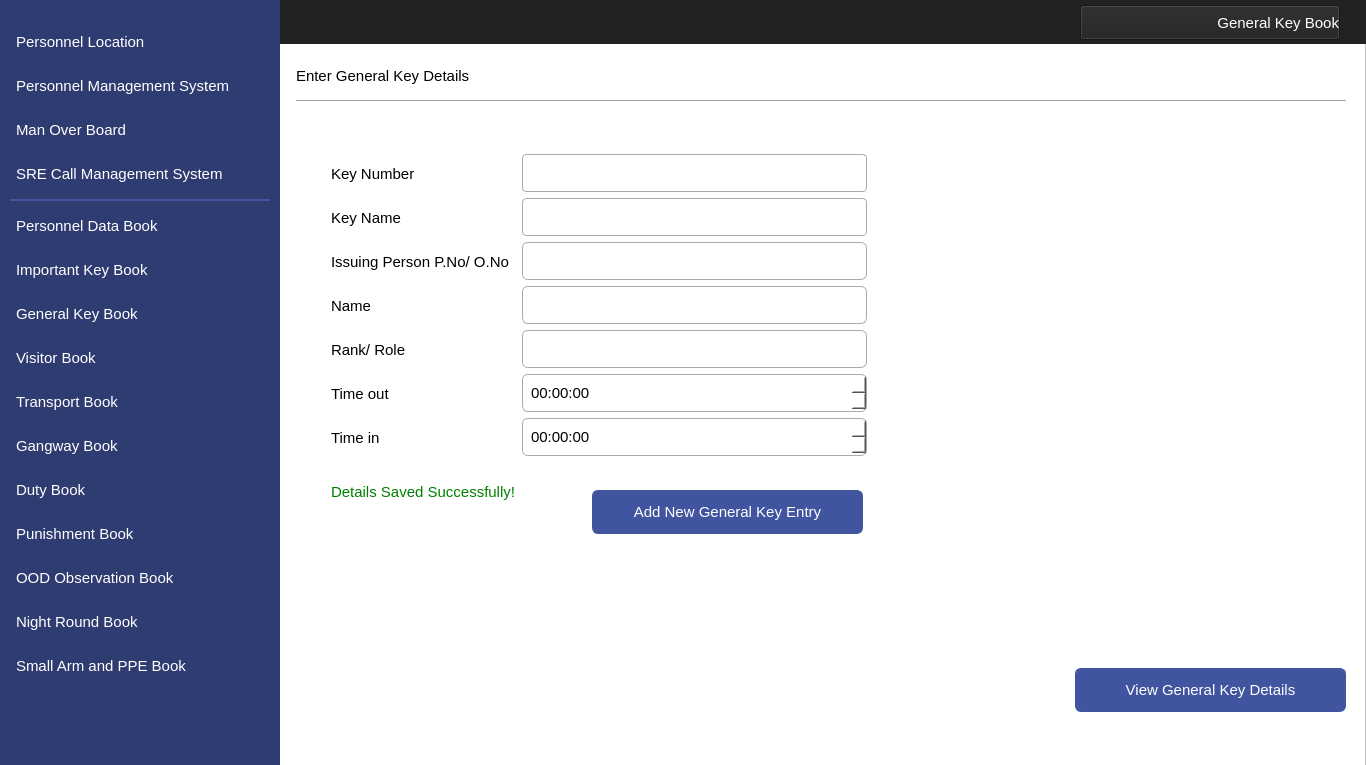
<?xml version="1.0" encoding="UTF-8"?>
<ui version="4.0">
 <class>MainWindow</class>
 <widget class="QMainWindow" name="MainWindow">
  <property name="geometry">
   <rect>
    <x>0</x>
    <y>0</y>
    <width>1366</width>
    <height>765</height>
   </rect>
  </property>
  <property name="windowTitle">
   <string>MainWindow</string>
  </property>
  <widget class="QWidget" name="centralwidget">
   <widget class="QFrame" name="frame">
    <property name="geometry">
     <rect>
      <x>0</x>
      <y>0</y>
      <width>1366</width>
      <height>768</height>
     </rect>
    </property>
    <property name="styleSheet">
     <string notr="true">background-color: #ffffff</string>
    </property>
    <property name="frameShape">
     <enum>QFrame::StyledPanel</enum>
    </property>
    <property name="frameShadow">
     <enum>QFrame::Raised</enum>
    </property>
    <widget class="QLabel" name="label">
     <property name="geometry">
      <rect>
       <x>0</x>
       <y>0</y>
       <width>280</width>
       <height>768</height>
      </rect>
     </property>
     <property name="styleSheet">
      <string notr="true">background-image: url(null);
background-color:#2F3C71;</string>
     </property>
     <property name="text">
      <string/>
     </property>
    </widget>
    <widget class="QLabel" name="label_2">
     <property name="geometry">
      <rect>
       <x>0</x>
       <y>0</y>
       <width>1366</width>
       <height>44</height>
      </rect>
     </property>
     <property name="styleSheet">
      <string notr="true">background-image: url(null);
background-color:#222222;</string>
     </property>
     <property name="text">
      <string/>
     </property>
    </widget>
    <widget class="QPushButton" name="navViewGenKeyDetails">
     <property name="geometry">
      <rect>
       <x>1075</x>
       <y>668</y>
       <width>271</width>
       <height>44</height>
      </rect>
     </property>
     <property name="font">
      <font>
       <family>Segoe UI</family>
       <pointsize>11</pointsize>
      </font>
     </property>
     <property name="cursor">
      <cursorShape>PointingHandCursor</cursorShape>
     </property>
     <property name="styleSheet">
      <string notr="true">QPushButton
{
    color: #ffffff;
    background-color:#4154A0;
    border-width: 1px;
    border-color: #4154A0;
    border-style: solid;
    border-radius: 6;
    padding: 3px;
    font-size: 11pt;
    padding-left: 5px;
    padding-right: 5px;
    min-width: 40px;
}

QPushButton:hover
{
    background-color:#384889
}
QPushButton:pressed
{
    background-color: #384889;
 	border-width: 3px;
    border-color: #5C70BC;
    border-style: solid;
    border-radius: 6;

}</string>
     </property>
     <property name="text">
      <string>View General Key Details</string>
     </property>
     <property name="icon">
      <iconset resource="../IconResource.qrc">
       <normaloff>:/images/viewDetails.png</normaloff>:/images/viewDetails.png</iconset>
     </property>
     <property name="iconSize">
      <size>
       <width>25</width>
       <height>25</height>
      </size>
     </property>
    </widget>
    <widget class="QPushButton" name="navViewPunishment">
     <property name="geometry">
      <rect>
       <x>10</x>
       <y>512</y>
       <width>260</width>
       <height>44</height>
      </rect>
     </property>
     <property name="font">
      <font>
       <family>Segoe UI</family>
       <pointsize>11</pointsize>
      </font>
     </property>
     <property name="cursor">
      <cursorShape>PointingHandCursor</cursorShape>
     </property>
     <property name="styleSheet">
      <string notr="true">QPushButton 
{
    text-align: left;
    color: #ffffff;
    background-color:#2F3C71;
    border-width: 1px;
    border-color: #2F3C71;
    border-style: solid;
    border-radius: 6;
    padding: 3px;
    font-size: 11pt;
    padding-left: 5px;
    padding-right: 5px;
    min-width: 40px;
}

QPushButton:hover
{
    background-color:#4154A0;
}
QPushButton:pressed
{
    background-color: #384889;
 	border-width: 3px;
    border-color: #5C70BC;
    border-style: solid;
    border-radius: 6;

}</string>
     </property>
     <property name="text">
      <string>Punishment Book</string>
     </property>
     <property name="icon">
      <iconset resource="../IconResource.qrc">
       <normaloff>:/images/punishment.png</normaloff>:/images/punishment.png</iconset>
     </property>
     <property name="iconSize">
      <size>
       <width>25</width>
       <height>25</height>
      </size>
     </property>
     <property name="flat">
      <bool>false</bool>
     </property>
    </widget>
    <widget class="QPushButton" name="navViewImpKey">
     <property name="geometry">
      <rect>
       <x>10</x>
       <y>248</y>
       <width>260</width>
       <height>44</height>
      </rect>
     </property>
     <property name="font">
      <font>
       <family>Segoe UI</family>
       <pointsize>11</pointsize>
      </font>
     </property>
     <property name="cursor">
      <cursorShape>PointingHandCursor</cursorShape>
     </property>
     <property name="styleSheet">
      <string notr="true">QPushButton 
{
    text-align: left;
    color: #ffffff;
    background-color:#2F3C71;
    border-width: 1px;
    border-color: #2F3C71;
    border-style: solid;
    border-radius: 6;
    padding: 3px;
    font-size: 11pt;
    padding-left: 5px;
    padding-right: 5px;
    min-width: 40px;
}

QPushButton:hover
{
    background-color:#4154A0;
}
QPushButton:pressed
{
    background-color: #384889;
 	border-width: 3px;
    border-color: #5C70BC;
    border-style: solid;
    border-radius: 6;

}</string>
     </property>
     <property name="text">
      <string>Important Key Book</string>
     </property>
     <property name="icon">
      <iconset resource="../IconResource.qrc">
       <normaloff>:/images/impKey.png</normaloff>:/images/impKey.png</iconset>
     </property>
     <property name="iconSize">
      <size>
       <width>25</width>
       <height>25</height>
      </size>
     </property>
     <property name="flat">
      <bool>false</bool>
     </property>
    </widget>
    <widget class="QPushButton" name="navViewGenKey">
     <property name="geometry">
      <rect>
       <x>10</x>
       <y>292</y>
       <width>260</width>
       <height>44</height>
      </rect>
     </property>
     <property name="font">
      <font>
       <family>Segoe UI</family>
       <pointsize>11</pointsize>
      </font>
     </property>
     <property name="cursor">
      <cursorShape>PointingHandCursor</cursorShape>
     </property>
     <property name="styleSheet">
      <string notr="true">QPushButton 
{
    text-align: left;
    color: #ffffff;
    background-color:#2F3C71;
    border-width: 1px;
    border-color: #2F3C71;
    border-style: solid;
    border-radius: 6;
    padding: 3px;
    font-size: 11pt;
    padding-left: 5px;
    padding-right: 5px;
    min-width: 40px;
}

QPushButton:hover
{
    background-color:#4154A0;
}
QPushButton:active
{
    background-color:#4154A0;
}
QPushButton:pressed
{
    background-color: #384889;
 	border-width: 3px;
    border-color: #5C70BC;
    border-style: solid;
    border-radius: 6;

}</string>
     </property>
     <property name="text">
      <string>General Key Book</string>
     </property>
     <property name="icon">
      <iconset resource="../IconResource.qrc">
       <normaloff>:/images/genKey.png</normaloff>:/images/genKey.png</iconset>
     </property>
     <property name="iconSize">
      <size>
       <width>25</width>
       <height>25</height>
      </size>
     </property>
     <property name="flat">
      <bool>false</bool>
     </property>
    </widget>
    <widget class="QPushButton" name="navViewVisitor">
     <property name="geometry">
      <rect>
       <x>10</x>
       <y>336</y>
       <width>260</width>
       <height>44</height>
      </rect>
     </property>
     <property name="font">
      <font>
       <family>Segoe UI</family>
       <pointsize>11</pointsize>
      </font>
     </property>
     <property name="cursor">
      <cursorShape>PointingHandCursor</cursorShape>
     </property>
     <property name="styleSheet">
      <string notr="true">QPushButton 
{
    text-align: left;
    color: #ffffff;
    background-color:#2F3C71;
    border-width: 1px;
    border-color: #2F3C71;
    border-style: solid;
    border-radius: 6;
    padding: 3px;
    font-size: 11pt;
    padding-left: 5px;
    padding-right: 5px;
    min-width: 40px;
}

QPushButton:hover
{
    background-color:#4154A0;
}

QPushButton:pressed
{
    background-color: #384889;
 	border-width: 3px;
    border-color: #5C70BC;
    border-style: solid;
    border-radius: 6;
}</string>
     </property>
     <property name="text">
      <string>Visitor Book</string>
     </property>
     <property name="icon">
      <iconset resource="../IconResource.qrc">
       <normaloff>:/images/visitor.png</normaloff>:/images/visitor.png</iconset>
     </property>
     <property name="iconSize">
      <size>
       <width>25</width>
       <height>25</height>
      </size>
     </property>
     <property name="flat">
      <bool>false</bool>
     </property>
    </widget>
    <widget class="QPushButton" name="navViewTransport">
     <property name="geometry">
      <rect>
       <x>10</x>
       <y>380</y>
       <width>260</width>
       <height>44</height>
      </rect>
     </property>
     <property name="font">
      <font>
       <family>Segoe UI</family>
       <pointsize>11</pointsize>
      </font>
     </property>
     <property name="cursor">
      <cursorShape>PointingHandCursor</cursorShape>
     </property>
     <property name="styleSheet">
      <string notr="true">QPushButton 
{
    text-align: left;
    color: #ffffff;
    background-color:#2F3C71;
    border-width: 1px;
    border-color: #2F3C71;
    border-style: solid;
    border-radius: 6;
    padding: 3px;
    font-size: 11pt;
    padding-left: 5px;
    padding-right: 5px;
    min-width: 40px;
}

QPushButton:hover
{
    background-color:#4154A0;
}
QPushButton:pressed
{
    background-color: #384889;
 	border-width: 3px;
    border-color: #5C70BC;
    border-style: solid;
    border-radius: 6;

}</string>
     </property>
     <property name="text">
      <string>Transport Book</string>
     </property>
     <property name="icon">
      <iconset resource="../IconResource.qrc">
       <normaloff>:/images/transport.png</normaloff>:/images/transport.png</iconset>
     </property>
     <property name="iconSize">
      <size>
       <width>25</width>
       <height>25</height>
      </size>
     </property>
     <property name="flat">
      <bool>false</bool>
     </property>
    </widget>
    <widget class="QPushButton" name="navViewGangway">
     <property name="geometry">
      <rect>
       <x>10</x>
       <y>424</y>
       <width>260</width>
       <height>44</height>
      </rect>
     </property>
     <property name="font">
      <font>
       <family>Segoe UI</family>
       <pointsize>11</pointsize>
      </font>
     </property>
     <property name="cursor">
      <cursorShape>PointingHandCursor</cursorShape>
     </property>
     <property name="styleSheet">
      <string notr="true">QPushButton 
{
    text-align: left;
    color: #ffffff;
    background-color:#2F3C71;
    border-width: 1px;
    border-color: #2F3C71;
    border-style: solid;
    border-radius: 6;
    padding: 3px;
    font-size: 11pt;
    padding-left: 5px;
    padding-right: 5px;
    min-width: 40px;
}

QPushButton:hover
{
    background-color:#4154A0;
}
QPushButton:pressed
{
    background-color: #384889;
 	border-width: 3px;
    border-color: #5C70BC;
    border-style: solid;
    border-radius: 6;

}</string>
     </property>
     <property name="text">
      <string>Gangway Book</string>
     </property>
     <property name="icon">
      <iconset resource="../IconResource.qrc">
       <normaloff>:/images/gangway.png</normaloff>:/images/gangway.png</iconset>
     </property>
     <property name="iconSize">
      <size>
       <width>25</width>
       <height>25</height>
      </size>
     </property>
     <property name="flat">
      <bool>false</bool>
     </property>
    </widget>
    <widget class="QPushButton" name="navViewDuty">
     <property name="geometry">
      <rect>
       <x>10</x>
       <y>468</y>
       <width>260</width>
       <height>44</height>
      </rect>
     </property>
     <property name="font">
      <font>
       <family>Segoe UI</family>
       <pointsize>11</pointsize>
      </font>
     </property>
     <property name="cursor">
      <cursorShape>PointingHandCursor</cursorShape>
     </property>
     <property name="styleSheet">
      <string notr="true">QPushButton 
{
    text-align: left;
    color: #ffffff;
    background-color:#2F3C71;
    border-width: 1px;
    border-color: #2F3C71;
    border-style: solid;
    border-radius: 6;
    padding: 3px;
    font-size: 11pt;
    padding-left: 5px;
    padding-right: 5px;
    min-width: 40px;
}

QPushButton:hover
{
    background-color:#4154A0;
}
QPushButton:pressed
{
    background-color: #384889;
 	border-width: 3px;
    border-color: #5C70BC;
    border-style: solid;
    border-radius: 6;

}</string>
     </property>
     <property name="text">
      <string>Duty Book</string>
     </property>
     <property name="icon">
      <iconset resource="../IconResource.qrc">
       <normaloff>:/images/duty.png</normaloff>:/images/duty.png</iconset>
     </property>
     <property name="iconSize">
      <size>
       <width>25</width>
       <height>25</height>
      </size>
     </property>
     <property name="flat">
      <bool>false</bool>
     </property>
    </widget>
    <widget class="QPushButton" name="navViewNight">
     <property name="geometry">
      <rect>
       <x>10</x>
       <y>600</y>
       <width>260</width>
       <height>44</height>
      </rect>
     </property>
     <property name="font">
      <font>
       <family>Segoe UI</family>
       <pointsize>11</pointsize>
      </font>
     </property>
     <property name="cursor">
      <cursorShape>PointingHandCursor</cursorShape>
     </property>
     <property name="styleSheet">
      <string notr="true">QPushButton 
{
    text-align: left;
    color: #ffffff;
    background-color:#2F3C71;
    border-width: 1px;
    border-color: #2F3C71;
    border-style: solid;
    border-radius: 6;
    padding: 3px;
    font-size: 11pt;
    padding-left: 5px;
    padding-right: 5px;
    min-width: 40px;
}

QPushButton:hover
{
    background-color:#4154A0;
}
QPushButton:pressed
{
    background-color: #384889;
 	border-width: 3px;
    border-color: #5C70BC;
    border-style: solid;
    border-radius: 6;

}</string>
     </property>
     <property name="text">
      <string>Night Round Book</string>
     </property>
     <property name="icon">
      <iconset resource="../IconResource.qrc">
       <normaloff>:/images/night.png</normaloff>:/images/night.png</iconset>
     </property>
     <property name="iconSize">
      <size>
       <width>25</width>
       <height>25</height>
      </size>
     </property>
     <property name="flat">
      <bool>false</bool>
     </property>
    </widget>
    <widget class="QLabel" name="label_4">
     <property name="geometry">
      <rect>
       <x>10</x>
       <y>199</y>
       <width>260</width>
       <height>2</height>
      </rect>
     </property>
     <property name="styleSheet">
      <string notr="true">background-color:#4154A0;</string>
     </property>
     <property name="text">
      <string/>
     </property>
    </widget>
    <widget class="QPushButton" name="navViewMOB">
     <property name="geometry">
      <rect>
       <x>10</x>
       <y>108</y>
       <width>260</width>
       <height>44</height>
      </rect>
     </property>
     <property name="font">
      <font>
       <family>Segoe UI</family>
       <pointsize>11</pointsize>
      </font>
     </property>
     <property name="cursor">
      <cursorShape>PointingHandCursor</cursorShape>
     </property>
     <property name="styleSheet">
      <string notr="true">QPushButton 
{
    text-align: left;
    color: #ffffff;
    background-color:#2F3C71;
    border-width: 1px;
    border-color: #2F3C71;
    border-style: solid;
    border-radius: 6;
    padding: 3px;
    font-size: 11pt;
    padding-left: 5px;
    padding-right: 5px;
    min-width: 40px;
}

QPushButton:hover
{
    background-color:#4154A0;
}
QPushButton:pressed
{
    background-color: #384889;
 	border-width: 3px;
    border-color: #5C70BC;
    border-style: solid;
    border-radius: 6;

}</string>
     </property>
     <property name="text">
      <string>Man Over Board</string>
     </property>
     <property name="icon">
      <iconset resource="../IconResource.qrc">
       <normaloff>:/images/mob.png</normaloff>:/images/mob.png</iconset>
     </property>
     <property name="iconSize">
      <size>
       <width>32</width>
       <height>32</height>
      </size>
     </property>
     <property name="flat">
      <bool>false</bool>
     </property>
    </widget>
    <widget class="QPushButton" name="navViewLocation">
     <property name="geometry">
      <rect>
       <x>10</x>
       <y>20</y>
       <width>260</width>
       <height>44</height>
      </rect>
     </property>
     <property name="font">
      <font>
       <family>Segoe UI</family>
       <pointsize>11</pointsize>
      </font>
     </property>
     <property name="cursor">
      <cursorShape>PointingHandCursor</cursorShape>
     </property>
     <property name="styleSheet">
      <string notr="true">QPushButton 
{
    text-align: left;
    color: #ffffff;
    background-color:#2F3C71;
    border-width: 1px;
    border-color: #2F3C71;
    border-style: solid;
    border-radius: 6;
    padding: 3px;
    font-size: 11pt;
    padding-left: 5px;
    padding-right: 5px;
    min-width: 40px;
}

QPushButton:hover
{
    background-color:#4154A0;
}
QPushButton:pressed
{
    background-color: #384889;
 	border-width: 3px;
    border-color: #5C70BC;
    border-style: solid;
    border-radius: 6;

}</string>
     </property>
     <property name="text">
      <string>Personnel Location</string>
     </property>
     <property name="icon">
      <iconset resource="../IconResource.qrc">
       <normaloff>:/images/locate.png</normaloff>:/images/locate.png</iconset>
     </property>
     <property name="iconSize">
      <size>
       <width>25</width>
       <height>25</height>
      </size>
     </property>
     <property name="flat">
      <bool>false</bool>
     </property>
    </widget>
    <widget class="QPushButton" name="navViewMangement">
     <property name="geometry">
      <rect>
       <x>10</x>
       <y>64</y>
       <width>260</width>
       <height>44</height>
      </rect>
     </property>
     <property name="font">
      <font>
       <family>Segoe UI</family>
       <pointsize>11</pointsize>
      </font>
     </property>
     <property name="cursor">
      <cursorShape>PointingHandCursor</cursorShape>
     </property>
     <property name="styleSheet">
      <string notr="true">QPushButton 
{
    text-align: left;
    color: #ffffff;
    background-color:#2F3C71;
    border-width: 1px;
    border-color: #2F3C71;
    border-style: solid;
    border-radius: 6;
    padding: 3px;
    font-size: 11pt;
    padding-left: 5px;
    padding-right: 5px;
    min-width: 40px;
}

QPushButton:hover
{
    background-color:#4154A0;
}
QPushButton:pressed
{
    background-color: #384889;
 	border-width: 3px;
    border-color: #5C70BC;
    border-style: solid;
    border-radius: 6;

}</string>
     </property>
     <property name="text">
      <string>Personnel Management System</string>
     </property>
     <property name="icon">
      <iconset resource="../IconResource.qrc">
       <normaloff>:/images/personnel.png</normaloff>:/images/personnel.png</iconset>
     </property>
     <property name="iconSize">
      <size>
       <width>32</width>
       <height>32</height>
      </size>
     </property>
     <property name="flat">
      <bool>false</bool>
     </property>
    </widget>
    <widget class="QPushButton" name="navViewPPE">
     <property name="geometry">
      <rect>
       <x>10</x>
       <y>644</y>
       <width>260</width>
       <height>44</height>
      </rect>
     </property>
     <property name="font">
      <font>
       <family>Segoe UI</family>
       <pointsize>11</pointsize>
      </font>
     </property>
     <property name="cursor">
      <cursorShape>PointingHandCursor</cursorShape>
     </property>
     <property name="styleSheet">
      <string notr="true">QPushButton 
{
    text-align: left;
    color: #ffffff;
    background-color:#2F3C71;
    border-width: 1px;
    border-color: #2F3C71;
    border-style: solid;
    border-radius: 6;
    padding: 3px;
    font-size: 11pt;
    padding-left: 5px;
    padding-right: 5px;
    min-width: 40px;
}

QPushButton:hover
{
    background-color:#4154A0;
}
QPushButton:pressed
{
    background-color: #384889;
 	border-width: 3px;
    border-color: #5C70BC;
    border-style: solid;
    border-radius: 6;

}</string>
     </property>
     <property name="text">
      <string>Small Arm and PPE Book</string>
     </property>
     <property name="icon">
      <iconset resource="../IconResource.qrc">
       <normaloff>:/images/armPPE.png</normaloff>:/images/armPPE.png</iconset>
     </property>
     <property name="iconSize">
      <size>
       <width>25</width>
       <height>25</height>
      </size>
     </property>
     <property name="flat">
      <bool>false</bool>
     </property>
    </widget>
    <widget class="QPushButton" name="navViewOOD">
     <property name="geometry">
      <rect>
       <x>10</x>
       <y>556</y>
       <width>260</width>
       <height>44</height>
      </rect>
     </property>
     <property name="font">
      <font>
       <family>Segoe UI</family>
       <pointsize>11</pointsize>
      </font>
     </property>
     <property name="cursor">
      <cursorShape>PointingHandCursor</cursorShape>
     </property>
     <property name="styleSheet">
      <string notr="true">QPushButton 
{
    text-align: left;
    color: #ffffff;
    background-color:#2F3C71;
    border-width: 1px;
    border-color: #2F3C71;
    border-style: solid;
    border-radius: 6;
    padding: 3px;
    font-size: 11pt;
    padding-left: 5px;
    padding-right: 5px;
    min-width: 40px;
}

QPushButton:hover
{
    background-color:#4154A0;
}
QPushButton:pressed
{
    background-color: #384889;
 	border-width: 3px;
    border-color: #5C70BC;
    border-style: solid;
    border-radius: 6;

}</string>
     </property>
     <property name="text">
      <string>OOD Observation Book</string>
     </property>
     <property name="icon">
      <iconset resource="../IconResource.qrc">
       <normaloff>:/images/oodObserve.png</normaloff>:/images/oodObserve.png</iconset>
     </property>
     <property name="iconSize">
      <size>
       <width>25</width>
       <height>25</height>
      </size>
     </property>
     <property name="flat">
      <bool>false</bool>
     </property>
    </widget>
    <widget class="QPushButton" name="navViewCMS">
     <property name="geometry">
      <rect>
       <x>10</x>
       <y>152</y>
       <width>260</width>
       <height>44</height>
      </rect>
     </property>
     <property name="font">
      <font>
       <family>Segoe UI</family>
       <pointsize>11</pointsize>
      </font>
     </property>
     <property name="cursor">
      <cursorShape>PointingHandCursor</cursorShape>
     </property>
     <property name="styleSheet">
      <string notr="true">QPushButton 
{
    text-align: left;
    color: #ffffff;
    background-color:#2F3C71;
    border-width: 1px;
    border-color: #2F3C71;
    border-style: solid;
    border-radius: 6;
    padding: 3px;
    font-size: 11pt;
    padding-left: 5px;
    padding-right: 5px;
    min-width: 40px;
}

QPushButton:hover
{
    background-color:#4154A0;
}
QPushButton:pressed
{
    background-color: #384889;
 	border-width: 3px;
    border-color: #5C70BC;
    border-style: solid;
    border-radius: 6;

}</string>
     </property>
     <property name="text">
      <string>SRE Call Management System</string>
     </property>
     <property name="icon">
      <iconset resource="../IconResource.qrc">
       <normaloff>:/images/sreCall.png</normaloff>:/images/sreCall.png</iconset>
     </property>
     <property name="iconSize">
      <size>
       <width>25</width>
       <height>25</height>
      </size>
     </property>
     <property name="flat">
      <bool>false</bool>
     </property>
    </widget>
    <widget class="QLabel" name="label_7">
     <property name="geometry">
      <rect>
       <x>331</x>
       <y>152</y>
       <width>191</width>
       <height>44</height>
      </rect>
     </property>
     <property name="font">
      <font>
       <family>Segoe UI</family>
       <pointsize>11</pointsize>
      </font>
     </property>
     <property name="layoutDirection">
      <enum>Qt::LeftToRight</enum>
     </property>
     <property name="styleSheet">
      <string notr="true">color: #000000;
background-color:#ffffff;
font-size: 11pt</string>
     </property>
     <property name="text">
      <string>Key Number</string>
     </property>
     <property name="alignment">
      <set>Qt::AlignLeading|Qt::AlignLeft|Qt::AlignVCenter</set>
     </property>
    </widget>
    <widget class="QLineEdit" name="edtKeyNumber">
     <property name="geometry">
      <rect>
       <x>522</x>
       <y>154</y>
       <width>345</width>
       <height>38</height>
      </rect>
     </property>
     <property name="font">
      <font>
       <family>Segoe UI</family>
       <pointsize>11</pointsize>
      </font>
     </property>
     <property name="styleSheet">
      <string notr="true">QLineEdit{
    border:1px solid #aaa;
    border-radius:4px;
    outline:none;
    padding:6px;
    box-sizing:border-box;
    transition:.3s;
  }
  QLineEdit:hover{
	 border:1px solid #000;	
 	transition:.3s;
}
  QLineEdit:focus{
    border-color:dodgerBlue;
    box-shadow:0 0 8px 0 dodgerBlue;
  }</string>
     </property>
    </widget>
    <widget class="QLabel" name="label_8">
     <property name="geometry">
      <rect>
       <x>331</x>
       <y>196</y>
       <width>191</width>
       <height>44</height>
      </rect>
     </property>
     <property name="font">
      <font>
       <family>Segoe UI</family>
       <pointsize>11</pointsize>
      </font>
     </property>
     <property name="layoutDirection">
      <enum>Qt::LeftToRight</enum>
     </property>
     <property name="styleSheet">
      <string notr="true">color: #000000;
background-color:#ffffff;
font-size: 11pt</string>
     </property>
     <property name="text">
      <string>Key Name</string>
     </property>
     <property name="alignment">
      <set>Qt::AlignLeading|Qt::AlignLeft|Qt::AlignVCenter</set>
     </property>
    </widget>
    <widget class="QLineEdit" name="edtKeyName">
     <property name="geometry">
      <rect>
       <x>522</x>
       <y>198</y>
       <width>345</width>
       <height>38</height>
      </rect>
     </property>
     <property name="font">
      <font>
       <family>Segoe UI</family>
       <pointsize>11</pointsize>
      </font>
     </property>
     <property name="styleSheet">
      <string notr="true">QLineEdit{
    border:1px solid #aaa;
    border-radius:4px;
    outline:none;
    padding:6px;
    box-sizing:border-box;
    transition:.3s;
  }
  QLineEdit:hover{
	 border:1px solid #000;	
 	transition:.3s;
}
  QLineEdit:focus{
    border-color:dodgerBlue;
    box-shadow:0 0 8px 0 dodgerBlue;
  }</string>
     </property>
    </widget>
    <widget class="QLabel" name="label_9">
     <property name="geometry">
      <rect>
       <x>331</x>
       <y>240</y>
       <width>191</width>
       <height>44</height>
      </rect>
     </property>
     <property name="font">
      <font>
       <family>Segoe UI</family>
       <pointsize>11</pointsize>
      </font>
     </property>
     <property name="layoutDirection">
      <enum>Qt::LeftToRight</enum>
     </property>
     <property name="styleSheet">
      <string notr="true">color: #000000;
background-color:#ffffff;
font-size: 11pt</string>
     </property>
     <property name="text">
      <string>Issuing Person P.No/ O.No</string>
     </property>
     <property name="alignment">
      <set>Qt::AlignLeading|Qt::AlignLeft|Qt::AlignVCenter</set>
     </property>
    </widget>
    <widget class="QLabel" name="label_10">
     <property name="geometry">
      <rect>
       <x>331</x>
       <y>284</y>
       <width>191</width>
       <height>44</height>
      </rect>
     </property>
     <property name="font">
      <font>
       <family>Segoe UI</family>
       <pointsize>11</pointsize>
      </font>
     </property>
     <property name="layoutDirection">
      <enum>Qt::LeftToRight</enum>
     </property>
     <property name="styleSheet">
      <string notr="true">color: #000000;
background-color:#ffffff;
font-size: 11pt</string>
     </property>
     <property name="text">
      <string>Name</string>
     </property>
     <property name="alignment">
      <set>Qt::AlignLeading|Qt::AlignLeft|Qt::AlignVCenter</set>
     </property>
    </widget>
    <widget class="QLabel" name="label_11">
     <property name="geometry">
      <rect>
       <x>331</x>
       <y>328</y>
       <width>191</width>
       <height>44</height>
      </rect>
     </property>
     <property name="font">
      <font>
       <family>Segoe UI</family>
       <pointsize>11</pointsize>
      </font>
     </property>
     <property name="layoutDirection">
      <enum>Qt::LeftToRight</enum>
     </property>
     <property name="styleSheet">
      <string notr="true">color: #000000;
background-color:#ffffff;
font-size: 11pt</string>
     </property>
     <property name="text">
      <string>Rank/ Role</string>
     </property>
     <property name="alignment">
      <set>Qt::AlignLeading|Qt::AlignLeft|Qt::AlignVCenter</set>
     </property>
    </widget>
    <widget class="QLabel" name="label_12">
     <property name="geometry">
      <rect>
       <x>331</x>
       <y>372</y>
       <width>191</width>
       <height>44</height>
      </rect>
     </property>
     <property name="font">
      <font>
       <family>Segoe UI</family>
       <pointsize>11</pointsize>
      </font>
     </property>
     <property name="layoutDirection">
      <enum>Qt::LeftToRight</enum>
     </property>
     <property name="styleSheet">
      <string notr="true">color: #000000;
background-color:#ffffff;
font-size: 11pt</string>
     </property>
     <property name="text">
      <string>Time out</string>
     </property>
     <property name="alignment">
      <set>Qt::AlignLeading|Qt::AlignLeft|Qt::AlignVCenter</set>
     </property>
    </widget>
    <widget class="QLabel" name="label_14">
     <property name="geometry">
      <rect>
       <x>331</x>
       <y>416</y>
       <width>191</width>
       <height>44</height>
      </rect>
     </property>
     <property name="font">
      <font>
       <family>Segoe UI</family>
       <pointsize>11</pointsize>
      </font>
     </property>
     <property name="layoutDirection">
      <enum>Qt::LeftToRight</enum>
     </property>
     <property name="styleSheet">
      <string notr="true">color: #000000;
background-color:#ffffff;
font-size: 11pt</string>
     </property>
     <property name="text">
      <string>Time in</string>
     </property>
     <property name="alignment">
      <set>Qt::AlignLeading|Qt::AlignLeft|Qt::AlignVCenter</set>
     </property>
    </widget>
    <widget class="QTimeEdit" name="tmOut">
     <property name="geometry">
      <rect>
       <x>522</x>
       <y>374</y>
       <width>345</width>
       <height>38</height>
      </rect>
     </property>
     <property name="font">
      <font>
       <family>Segoe UI</family>
       <pointsize>11</pointsize>
      </font>
     </property>
     <property name="styleSheet">
      <string notr="true">QTimeEdit{
    border:1px solid #aaa;
    border-radius:6px;
    outline:none;
    padding:6px;
    box-sizing:border-box;
    transition:.3s;
  }
  QTimeEdit:hover{
	 border:1px solid #000;	
 	transition:.3s;
}
  QTimeEdit:focus{
    border-color:dodgerBlue;
    box-shadow:0 0 8px 0 dodgerBlue;
border-radius: 6;
  }
	QTimeEdit::up-button{
 subcontrol-origin: border;
subcontrol-position: top right;
width: 25px;
 border: none;
image: url(:/images/dropUpTime.png);
}
QTimeEdit::down-button {
 subcontrol-origin: border;
 subcontrol-position: bottom right;
 width: 25px;
 border: none;

image: url(:/images/dropDownTime.png);

}
QTimeEdit::down-button:hover {
 border: 1px solid rgba(0, 0, 0, 0%);
border-bottom: 1px solid rgb(0, 0, 0);
 border-right: 1px solid rgb(0, 0, 0);
background-color:#e6e6e6;
    
}
QTimeEdit::up-button:hover {
 border: 1px solid rgba(0, 0, 0, 0%);
border-top: 1px solid rgb(0, 0, 0);
 border-right: 1px solid rgb(0, 0, 0);
background-color:#e6e6e6;

}
QTimeEdit::up-button:focus{
 border: 1px solid rgba(0, 0, 0, 0%);
border-top: 1px solid dodgerBlue;
 border-right: 1px solid dodgerBlue;

}
QTimeEdit::down-button:focus{
 border: 1px solid rgba(0, 0, 0, 0%);
border-bottom: 1px solid dodgerBlue;
 border-right: 1px solid dodgerBlue;

}</string>
     </property>
     <property name="calendarPopup">
      <bool>false</bool>
     </property>
    </widget>
    <widget class="QTimeEdit" name="tmIn">
     <property name="geometry">
      <rect>
       <x>522</x>
       <y>418</y>
       <width>345</width>
       <height>38</height>
      </rect>
     </property>
     <property name="font">
      <font>
       <family>Segoe UI</family>
       <pointsize>11</pointsize>
      </font>
     </property>
     <property name="styleSheet">
      <string notr="true">QTimeEdit{
    border:1px solid #aaa;
    border-radius:6px;
    outline:none;
    padding:6px;
    box-sizing:border-box;
    transition:.3s;
  }
  QTimeEdit:hover{
	 border:1px solid #000;	
 	transition:.3s;
}
  QTimeEdit:focus{
    border-color:dodgerBlue;
    box-shadow:0 0 8px 0 dodgerBlue;
border-radius: 6;
  }
	QTimeEdit::up-button{
 subcontrol-origin: border;
subcontrol-position: top right;
width: 25px;
 border: none;
image: url(:/images/dropUpTime.png);
}
QTimeEdit::down-button {
 subcontrol-origin: border;
 subcontrol-position: bottom right;
 width: 25px;
 border: none;

image: url(:/images/dropDownTime.png);

}
QTimeEdit::down-button:hover {
 border: 1px solid rgba(0, 0, 0, 0%);
border-bottom: 1px solid rgb(0, 0, 0);
 border-right: 1px solid rgb(0, 0, 0);
background-color:#e6e6e6;
    
}
QTimeEdit::up-button:hover {
 border: 1px solid rgba(0, 0, 0, 0%);
border-top: 1px solid rgb(0, 0, 0);
 border-right: 1px solid rgb(0, 0, 0);
background-color:#e6e6e6;

}
QTimeEdit::up-button:focus{
 border: 1px solid rgba(0, 0, 0, 0%);
border-top: 1px solid dodgerBlue;
 border-right: 1px solid dodgerBlue;

}
QTimeEdit::down-button:focus{
 border: 1px solid rgba(0, 0, 0, 0%);
border-bottom: 1px solid dodgerBlue;
 border-right: 1px solid dodgerBlue;

}</string>
     </property>
     <property name="calendarPopup">
      <bool>false</bool>
     </property>
    </widget>
    <widget class="QLabel" name="lblDataEntrySuccessful">
     <property name="enabled">
      <bool>true</bool>
     </property>
     <property name="geometry">
      <rect>
       <x>331</x>
       <y>470</y>
       <width>361</width>
       <height>44</height>
      </rect>
     </property>
     <property name="font">
      <font>
       <family>Segoe UI</family>
       <pointsize>11</pointsize>
      </font>
     </property>
     <property name="layoutDirection">
      <enum>Qt::LeftToRight</enum>
     </property>
     <property name="styleSheet">
      <string notr="true">color: green;
background-color:#ffffff;
font-size: 11pt</string>
     </property>
     <property name="text">
      <string>Details Saved Successfully!</string>
     </property>
     <property name="alignment">
      <set>Qt::AlignLeading|Qt::AlignLeft|Qt::AlignVCenter</set>
     </property>
    </widget>
    <widget class="QPushButton" name="pushButton">
     <property name="enabled">
      <bool>true</bool>
     </property>
     <property name="geometry">
      <rect>
       <x>1080</x>
       <y>5</y>
       <width>260</width>
       <height>35</height>
      </rect>
     </property>
     <property name="font">
      <font>
       <family>Segoe UI</family>
       <pointsize>11</pointsize>
      </font>
     </property>
     <property name="styleSheet">
      <string notr="true"> text-align: right;
    color: #ffffff;
    background-color:#222222;</string>
     </property>
     <property name="text">
      <string>General Key Book</string>
     </property>
     <property name="icon">
      <iconset resource="../IconResource.qrc">
       <normaloff>:/images/genKey.png</normaloff>:/images/genKey.png</iconset>
     </property>
     <property name="iconSize">
      <size>
       <width>32</width>
       <height>32</height>
      </size>
     </property>
    </widget>
    <widget class="QPushButton" name="pushButton_2">
     <property name="enabled">
      <bool>true</bool>
     </property>
     <property name="geometry">
      <rect>
       <x>296</x>
       <y>627</y>
       <width>251</width>
       <height>181</height>
      </rect>
     </property>
     <property name="styleSheet">
      <string notr="true"> border:1px solid #fff;
    border-radius:4px;
    outline:none;</string>
     </property>
     <property name="text">
      <string/>
     </property>
     <property name="icon">
      <iconset resource="../IconResource.qrc">
       <normaloff>:/images/logoMTIP.png</normaloff>:/images/logoMTIP.png</iconset>
     </property>
     <property name="iconSize">
      <size>
       <width>200</width>
       <height>200</height>
      </size>
     </property>
    </widget>
    <widget class="QPushButton" name="navViewPersonnel">
     <property name="geometry">
      <rect>
       <x>10</x>
       <y>204</y>
       <width>260</width>
       <height>44</height>
      </rect>
     </property>
     <property name="font">
      <font>
       <family>Segoe UI</family>
       <pointsize>11</pointsize>
      </font>
     </property>
     <property name="cursor">
      <cursorShape>PointingHandCursor</cursorShape>
     </property>
     <property name="styleSheet">
      <string notr="true">QPushButton 
{
    text-align: left;
    color: #ffffff;
    background-color:#2F3C71;
    border-width: 1px;
    border-color: #2F3C71;
    border-style: solid;
    border-radius: 6;
    padding: 3px;
    font-size: 11pt;
    padding-left: 5px;
    padding-right: 5px;
    min-width: 40px;
}

QPushButton:hover
{
    background-color:#4154A0;
}

QPushButton:pressed
{
    background-color: #384889;
 	border-width: 3px;
    border-color: #5C70BC;
    border-style: solid;
    border-radius: 6;

}</string>
     </property>
     <property name="text">
      <string>Personnel Data Book</string>
     </property>
     <property name="icon">
      <iconset resource="../IconResource.qrc">
       <normaloff>:/images/personnelData.png</normaloff>:/images/personnelData.png</iconset>
     </property>
     <property name="iconSize">
      <size>
       <width>25</width>
       <height>25</height>
      </size>
     </property>
     <property name="flat">
      <bool>false</bool>
     </property>
    </widget>
    <widget class="QComboBox" name="cBoxIssuingName">
     <property name="geometry">
      <rect>
       <x>522</x>
       <y>286</y>
       <width>345</width>
       <height>38</height>
      </rect>
     </property>
     <property name="font">
      <font>
       <family>Segoe UI</family>
       <pointsize>11</pointsize>
       <kerning>true</kerning>
      </font>
     </property>
     <property name="cursor">
      <cursorShape>PointingHandCursor</cursorShape>
     </property>
     <property name="styleSheet">
      <string notr="true">QComboBox{ border-width: 1px;
 border-color: #aaa;
 border-style: solid;
border-radius:6; 
}

QComboBox::drop-down:button{
background-color:transparent;
}
QComboBox::down-arrow {
 
    image: url(C:/Users/home/Desktop/IndoorPoistionInterfaces/InterfaceIcons/dropDown.png);
    width: 25px;
    height: 9px;
}
QComboBox:hover{
	 border:1px solid #000;	
 	transition:.3s;
}
  QComboBox:focus{
    border-color:dodgerBlue;
    box-shadow:0 0 8px 0 dodgerBlue;
  }
</string>
     </property>
     <property name="frame">
      <bool>true</bool>
     </property>
    </widget>
    <widget class="QComboBox" name="cBoxIssuingPNo">
     <property name="geometry">
      <rect>
       <x>522</x>
       <y>242</y>
       <width>345</width>
       <height>38</height>
      </rect>
     </property>
     <property name="font">
      <font>
       <family>Segoe UI</family>
       <pointsize>11</pointsize>
       <kerning>true</kerning>
      </font>
     </property>
     <property name="cursor">
      <cursorShape>PointingHandCursor</cursorShape>
     </property>
     <property name="styleSheet">
      <string notr="true">QComboBox{ border-width: 1px;
 border-color: #aaa;
 border-style: solid;
border-radius:6; 
}

QComboBox::drop-down:button{
background-color:transparent;
}
QComboBox::down-arrow {
 
    image: url(C:/Users/home/Desktop/IndoorPoistionInterfaces/InterfaceIcons/dropDown.png);
    width: 25px;
    height: 9px;
}
QComboBox:hover{
	 border:1px solid #000;	
 	transition:.3s;
}
  QComboBox:focus{
    border-color:dodgerBlue;
    box-shadow:0 0 8px 0 dodgerBlue;
  }
</string>
     </property>
     <property name="frame">
      <bool>true</bool>
     </property>
    </widget>
    <widget class="QComboBox" name="cBoxImpRank">
     <property name="geometry">
      <rect>
       <x>522</x>
       <y>330</y>
       <width>345</width>
       <height>38</height>
      </rect>
     </property>
     <property name="font">
      <font>
       <family>Segoe UI</family>
       <pointsize>11</pointsize>
       <kerning>true</kerning>
      </font>
     </property>
     <property name="cursor">
      <cursorShape>PointingHandCursor</cursorShape>
     </property>
     <property name="styleSheet">
      <string notr="true">QComboBox{ border-width: 1px;
 border-color: #aaa;
 border-style: solid;
border-radius:6; 
}

QComboBox::drop-down:button{
background-color:transparent;
}
QComboBox::down-arrow {
 
    image: url(C:/Users/home/Desktop/IndoorPoistionInterfaces/InterfaceIcons/dropDown.png);
    width: 25px;
    height: 9px;
}
QComboBox:hover{
	 border:1px solid #000;	
 	transition:.3s;
}
  QComboBox:focus{
    border-color:dodgerBlue;
    box-shadow:0 0 8px 0 dodgerBlue;
  }
</string>
     </property>
     <property name="frame">
      <bool>true</bool>
     </property>
    </widget>
    <zorder>label_2</zorder>
    <zorder>label</zorder>
    <zorder>navViewGenKeyDetails</zorder>
    <zorder>navViewPunishment</zorder>
    <zorder>navViewImpKey</zorder>
    <zorder>navViewGenKey</zorder>
    <zorder>navViewVisitor</zorder>
    <zorder>navViewTransport</zorder>
    <zorder>navViewGangway</zorder>
    <zorder>navViewDuty</zorder>
    <zorder>navViewNight</zorder>
    <zorder>label_4</zorder>
    <zorder>navViewMOB</zorder>
    <zorder>navViewLocation</zorder>
    <zorder>navViewMangement</zorder>
    <zorder>navViewPPE</zorder>
    <zorder>navViewOOD</zorder>
    <zorder>navViewCMS</zorder>
    <zorder>label_7</zorder>
    <zorder>edtKeyNumber</zorder>
    <zorder>label_8</zorder>
    <zorder>edtKeyName</zorder>
    <zorder>label_9</zorder>
    <zorder>label_10</zorder>
    <zorder>label_11</zorder>
    <zorder>label_12</zorder>
    <zorder>label_14</zorder>
    <zorder>tmOut</zorder>
    <zorder>tmIn</zorder>
    <zorder>lblDataEntrySuccessful</zorder>
    <zorder>pushButton</zorder>
    <zorder>pushButton_2</zorder>
    <zorder>navViewPersonnel</zorder>
    <zorder>cBoxIssuingName</zorder>
    <zorder>cBoxIssuingPNo</zorder>
    <zorder>cBoxImpRank</zorder>
   </widget>
   <widget class="QLabel" name="label_13">
    <property name="geometry">
     <rect>
      <x>296</x>
      <y>100</y>
      <width>1050</width>
      <height>1</height>
     </rect>
    </property>
    <property name="styleSheet">
     <string notr="true">background-color:#A0A0A0;</string>
    </property>
    <property name="text">
     <string/>
    </property>
   </widget>
   <widget class="QLabel" name="label_6">
    <property name="geometry">
     <rect>
      <x>296</x>
      <y>60</y>
      <width>221</width>
      <height>31</height>
     </rect>
    </property>
    <property name="font">
     <font>
      <family>Segoe UI</family>
      <pointsize>11</pointsize>
     </font>
    </property>
    <property name="layoutDirection">
     <enum>Qt::LeftToRight</enum>
    </property>
    <property name="styleSheet">
     <string notr="true">color: #000000;
background-color:#ffffff;
font-size: 11pt</string>
    </property>
    <property name="text">
     <string>Enter General Key Details</string>
    </property>
    <property name="alignment">
     <set>Qt::AlignLeading|Qt::AlignLeft|Qt::AlignVCenter</set>
    </property>
   </widget>
   <widget class="QPushButton" name="btnAddGenKey">
    <property name="geometry">
     <rect>
      <x>592</x>
      <y>490</y>
      <width>271</width>
      <height>44</height>
     </rect>
    </property>
    <property name="font">
     <font>
      <family>Segoe UI</family>
      <pointsize>11</pointsize>
     </font>
    </property>
    <property name="cursor">
     <cursorShape>PointingHandCursor</cursorShape>
    </property>
    <property name="styleSheet">
     <string notr="true">QPushButton
{
    color: #ffffff;
    background-color:#4154A0;
    border-width: 1px;
    border-color: #4154A0;
    border-style: solid;
    border-radius: 6;
    padding: 3px;
    font-size: 11pt;
    padding-left: 5px;
    padding-right: 5px;
    min-width: 40px;
}

QPushButton:hover
{
    background-color:#384889
}
QPushButton:pressed
{
    background-color: #384889;
 	border-width: 3px;
    border-color: #5C70BC;
    border-style: solid;
    border-radius: 6;

}</string>
    </property>
    <property name="text">
     <string>Add New General Key Entry</string>
    </property>
    <property name="icon">
     <iconset resource="../IconResource.qrc">
      <normaloff>:/images/add.png</normaloff>:/images/add.png</iconset>
    </property>
    <property name="iconSize">
     <size>
      <width>25</width>
      <height>25</height>
     </size>
    </property>
   </widget>
  </widget>
 </widget>
 <resources>
  <include location="../IconResource.qrc"/>
 </resources>
 <connections/>
</ui>
